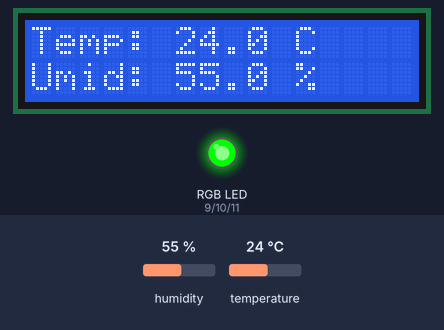
Simulated run of this sketch. Board: Arduino Uno, built with avr-gcc and run on an emulated ATmega328P. Shown: 16×2 character LCD, an RGB LED mixed from three pins (HIGH = lit). The test bench sets the inputs (shaded band); at power-on: humidity 55 %, temperature 24 °C. What the sketch prints to the serial monitor is not drawn.

Above: at 3.2 s.
3.3 s: humidity set to 63 %
At 4.7 s:
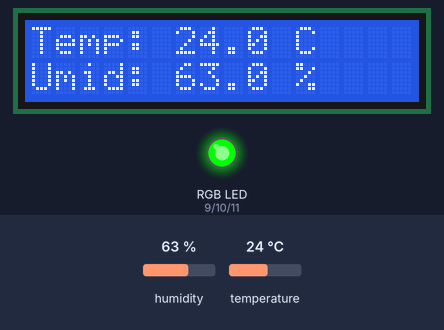
6.0 s: humidity set to 66 %
At 6.9 s:
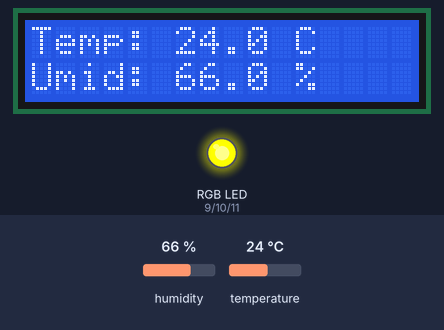
8.7 s: temperature set to 28 °C
At 11.2 s:
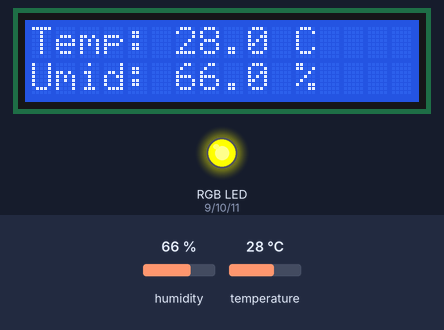
11.8 s: temperature set to 31 °C
At 13.4 s:
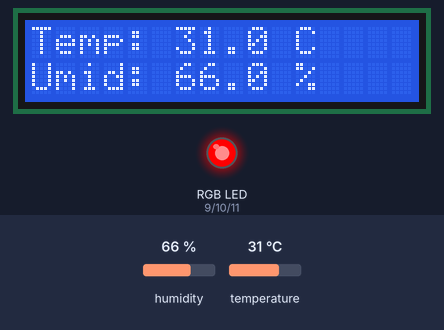
Timing chart, 0 to 14.9 s (numbered marks = the images above; inputs shaded):
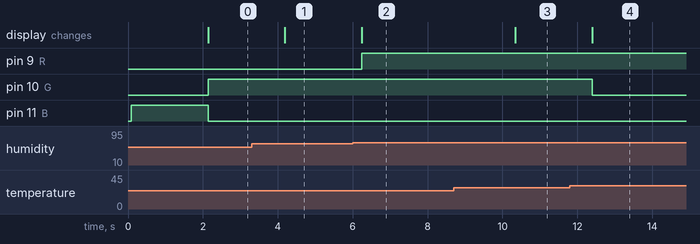

Measured:
- the behaviour switches between 64 and 65 % on humidity (found by bisection; images 1 and 2)
- the behaviour switches between 29 and 30 °C on temperature (found by bisection; images 3 and 4)
- after the input at 3.3 s, the display: changes after 0.89 s (image 1)
- after the input at 6.0 s, pin 9 (R): LOW → HIGH after 0.24 s; the display: changes after 0.24 s (image 2)
- after the input at 8.7 s, the display: changes after 1.6 s (image 3)
- after the input at 11.8 s, pin 10 (G): HIGH → LOW after 0.59 s; the display: changes after 0.59 s (image 4)

The sketch:

manitoramento_temp.ino
```cpp
#include <Wire.h>
#include <LiquidCrystal_I2C.h>
#include <DHT.h>

// Configurações de Pinos
#define DHTPIN 8
#define DHTTYPE DHT11

#define R 9
#define G 10
#define B 11

// Inicialização dos componentes
LiquidCrystal_I2C lcd(0x27, 16, 2);
DHT dht(DHTPIN, DHTTYPE);

// Função auxiliar para controlar o LED RGB
void setCor(bool r, bool g, bool b) {
  digitalWrite(R, r);
  digitalWrite(G, g);
  digitalWrite(B, b);
}

void setup() {
  // Inicializa LCD e Sensor
  lcd.init();
  lcd.backlight();
  dht.begin();

  // Configura pinos do LED
  pinMode(R, OUTPUT);
  pinMode(G, OUTPUT);
  pinMode(B, OUTPUT);

  // Inicia Comunicação Serial para a Interface Web (9600 baud)
  Serial.begin(9600);

  // Tela de Inicialização
  lcd.print("Monitoramento");
  lcd.setCursor(0, 1);
  lcd.print("SmartFridge");
  setCor(LOW, LOW, HIGH); // Inicia em azul
  delay(2000);
  lcd.clear();
}

void loop() {
  // Leitura dos dados
  float t = dht.readTemperature();
  float u = dht.readHumidity();

  // Verifica se o sensor está respondendo
  if (isnan(t) || isnan(u)) {
    lcd.clear();
    lcd.print("Erro sensor");
    setCor(HIGH, LOW, LOW); // Vermelho para erro

    // Avisa a interface web sobre o erro
    Serial.println("{\"erro\": \"Sensor offline\"}");
    delay(2000);
    return;
  }

  // --- ENVIO DE DADOS PARA O PYTHON (INTERFACE WEB) ---
  // Formato JSON para leitura automática do script
  Serial.print("{\"temperatura\": ");
  Serial.print(t);
  Serial.print(", \"umidade\": ");
  Serial.print(u);
  Serial.println("}");

  // --- EXIBIÇÃO NO LCD ---
  lcd.setCursor(0, 0);
  lcd.print("Temp: ");
  lcd.print(t, 1); // Uma casa decimal
  lcd.print(" C ");

  lcd.setCursor(0, 1);
  lcd.print("Umid: ");
  lcd.print(u, 1);
  lcd.print(" % ");

  // --- LÓGICA DE ALERTAS (LED E LCD) ---
  if (t < 28 && u < 65) {
    // ESTADO SEGURO
    setCor(LOW, HIGH, LOW); // Verde
  } else if (t < 30 && u < 70) {
    // ESTADO DE ATENÇÃO
    setCor(HIGH, HIGH, LOW); // Amarelo
  } else {
    // ESTADO CRÍTICO
    setCor(HIGH, LOW, LOW); // Vermelho
  }

  delay(2000); // Aguarda 2 segundos para a próxima leitura
}
```
